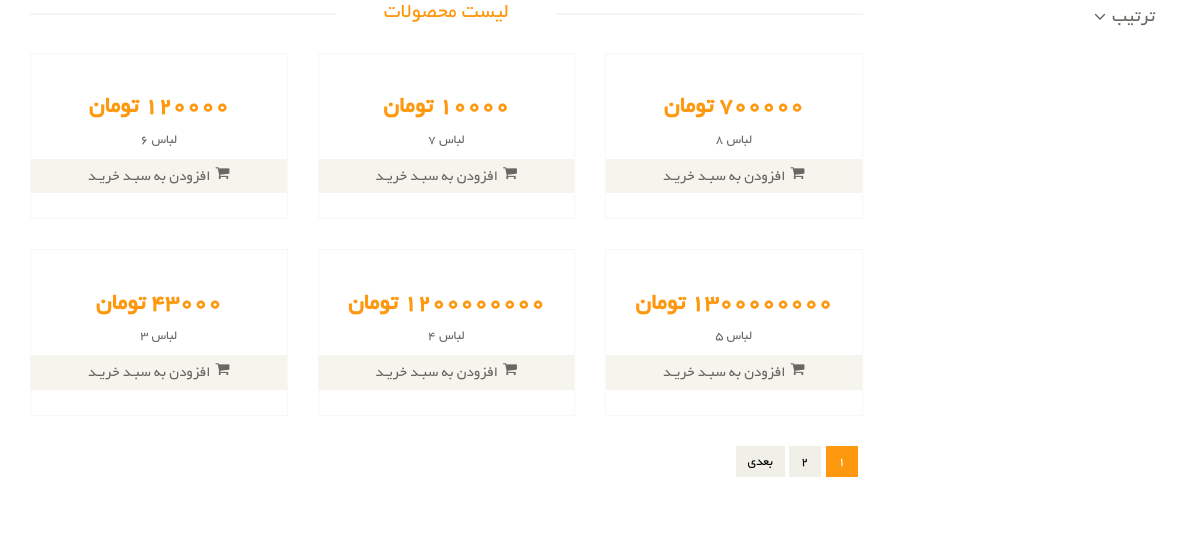
Page /products on the committed database.
### eshop_product/models.py (models this page shows, shortened)
class Product(models.Model):
    title = models.CharField(max_length=150, verbose_name='عنوان')
    description = models.TextField(verbose_name='توضیحات')
    price = models.IntegerField(verbose_name='قیمت')
    image = models.ImageField(upload_to=upload_image_path, null=True, blank=True, verbose_name='تصویر')
    active = models.BooleanField(default=False, verbose_name='فعال / غیرفعال')
    categories = models.ManyToManyField(ProductCategory, blank=True, verbose_name="دسته بندی ها")
    existing = models.BooleanField(default=True, verbose_name="موجود")
    visit_count = models.IntegerField(default=0, verbose_name="تعداد بازدید")
    objects = ProductsManager()
    class Meta:
        verbose_name = 'محصول'
        verbose_name_plural = 'محصولات'

### eshop_product/views.py (the view)
# urls.py: path('products', ProductsList.as_view()),
class ProductsList(ListView):
    template_name = 'products/products_list.html'
    paginate_by = 6
    def get_queryset(self):
        return Product.objects.get_active_products()

### eshop_product/models.py (called while the page is built)
    def get_active_products(self):
        return self.get_queryset().filter(active=True)

### eshop_product/templates/products/products_list.html (shortened to what this page needs)
{% extends 'shared/_MainLayout.html' %}
{% load static %}
{% load render_partial %}
{% block content %}
    <section>
        <div class="container">
            <div class="mainmenu pull-right">
                <ul class="nav navbar-nav collapse navbar-collapse ">
                    <li class="dropdown"><a href="#">ترتیب<i class="fa fa-angle-down"></i></a>
                    </li>
                </ul>
            </div>
            <div class="row">
                <div class="col-sm-9 padding-right">
                    <div class="features_items">
                        <h2 class="title text-center">لیست محصولات</h2>
                        {% for product in page_obj %}
                            {% include 'products/product_item_component.html' with product=product %}
                        {% endfor %}
                        <div class="clearfix"></div>
                        <ul class="pagination">
                            {% for page in paginator.page_range %}
                                {% if page == page_obj.number %}
                                    <li class="active"><a href="?page={{ page }}">{{ page }}</a></li>
                                {% else %}
                                    <li><a href="?page={{ page }}">{{ page }}</a></li>
                                {% endif %}
                            {% endfor %}
                            {% if page_obj.has_next %}
                                <li><a href="?page={{ page_obj.next_page_number }}">بعدی</a></li>
                            {% endif %}
                        </ul>
                    </div>
                </div>
                <div class="col-sm-3">
                </div>
            </div>
        </div>
    </section>
{% endblock %}

### templates/shared/_MainLayout.html (shortened to what this page needs)
{% load static %}
{% load render_partial %}
<!DOCTYPE html>
<html lang="en">
<head>
    {% include 'shared/_HeaderReferences.html' %}
</head>
<body>
{% block content %}{% endblock %}
</body>
</html>

### templates/shared/_HeaderReferences.html (shortened to what this page needs)
{% load static %}
<link href="{% static 'css/bootstrap.min.css' %}" rel="stylesheet">
<link href="{% static 'css/font-awesome.min.css' %}" rel="stylesheet">
<link href="{% static 'css/prettyPhoto.css' %}" rel="stylesheet">
<link href="{% static 'css/price-range.css' %}" rel="stylesheet">
<link href="{% static 'css/animate.css' %}" rel="stylesheet">
<link href="{% static 'css/main.css' %}" rel="stylesheet">
<link href="{% static 'css/responsive.css' %}" rel="stylesheet">

### eshop_product/templates/products/product_item_component.html (shortened to what this page needs)
<div class="col-sm-4 pull-right">
    <a href="/products/{{ product.id }}/{{ product.title }}">
        <div class="product-image-wrapper">
            <div class="single-products">
                <div class="productinfo text-center">
                    <h2>{{ product.price }} تومان</h2>
                    <p>{{ product.title }}</p>
                    <a href="/add_user_order/{{ product.id }}" class="btn btn-default add-to-cart"><i
                            class="fa fa-shopping-cart"></i>افزودن به سبـد خریـد</a>
                </div>
                <div class="product-overlay">
                    <a href="/products/{{ product.id }}/{{ product.title }}">
                        <div class="overlay-content">
                        </div>
                    </a>
                </div>
            </div>
        </div>
    </a>
</div>

### templates/shared/_FooterReferences.html (shortened to what this page needs)
{% load static %}

### assets/css/main.css (style rules this page uses)
body { font-family: 'BYekan'; font-size: 10pt; position: relative; font-weight: normal; direction: rtl; }
ul li { list-style: none; }
a { -webkit-transition: 300ms; -moz-transition: 300ms; -o-transition: 300ms; transition: 300ms; }
h1, h2, h3, h4, h5, h6 { font-family: 'BYekan', sans-serif; }
.navbar-collapse.collapse { padding-right: 0; }
.mainmenu ul li { padding-right: 15px; padding-left: 15px; }
.mainmenu ul li:first-child { padding-left: 0px; }
.mainmenu ul li a { color: #696763; font-family: 'BYekan', sans-serif; font-size: 14pt; font-weight: 300; padding: 0; padding-top: 7px; padding-bottom: 3px; }
.fa-angle-down { padding-right: 6px; vertical-align: bottom; }
.left-sidebar h2:after, h2.title:after { content: " "; position: absolute; border: 1px solid #f5f5f5; bottom:8px; right: 0; width: 100%; height: 0; z-index: -2; }
h2.title:before { content: " "; position: absolute; background: #fff; bottom: -6px; width: 220px; height: 30px; z-index: -1; right: 50%; margin-right: -110px; }
.padding-right { padding-left: 0; }
.features_items { overflow:hidden; }
h2.title { color: #FE980F; font-family: 'BYekan', sans-serif; font-size: 16pt; font-weight: 400; margin: 0 15px; text-transform: uppercase; margin-bottom: 30px; position: relative; }
.product-image-wrapper { border:1px solid #F7F7F5; overflow: hidden; margin-bottom:30px; }
.single-products { position: relative; }
.productinfo h2 { color: #FE980F; font-family: 'BYekan', sans-serif; font-size: 24px; font-weight: 700; }
.productinfo p { font-family: 'BYekan', sans-serif; font-size: 10pt; font-weight: 400; color: #696763; }
.productinfo { position:relative; }
.product-overlay { background:#FE980F; top: 0; display: none; height: 0; position: absolute; transition: height 500ms ease 0s; width: 100%; display: block; opacity:; }
.product-overlay .overlay-content { bottom: 0; position: absolute; bottom: 0; text-align: center; width: 100%; }
.add-to-cart { background:#F5F5ED; border: 0 none; border-radius: 0; color: #696763; font-family: 'BYekan', sans-serif; font-size: 15px; width: 100%; margin-bottom: 25px; }
.add-to-cart i { margin-left:5px; }
.pagination { display: inline-block; margin-bottom: 25px; margin-top: 0; padding-right: 15px; }
.pagination li:first-child a, .pagination li:first-child span { border-bottom-left-radius: 0; border-top-left-radius: 0; margin-left: 0; }
.pagination li:last-child a, .pagination li:last-child span { border-bottom-right-radius: 0; border-top-right-radius: 0; }
.pagination .active a, .pagination .active span, .pagination .active a:hover, .pagination .active span:hover, .pagination .active a:focus, .pagination .active span:focus { background-color: #FE980F; border-color: #FE980F; color: #FFFFFF; cursor: default; z-index: 2; }
.pagination li a, .pagination li span { background-color: #f0f0e9; border: 0; float: left; line-height: 1.42857; margin-left: -1px; padding: 6px 12px; position: relative; text-decoration: none; margin-right: 5px; color:#000; }

### rows in the picture
Product: price "700000", title "لباس 8"
Product: price "10000", title "لباس 7"
Product: price "120000", title "لباس 6"
Product: price "1300000000", title "لباس 5"
Product: price "1200000000", title "لباس 4"
Product: price "43000", title "لباس 3"

### other values in the picture
{{ page }} "1"
{{ page }} "2"
